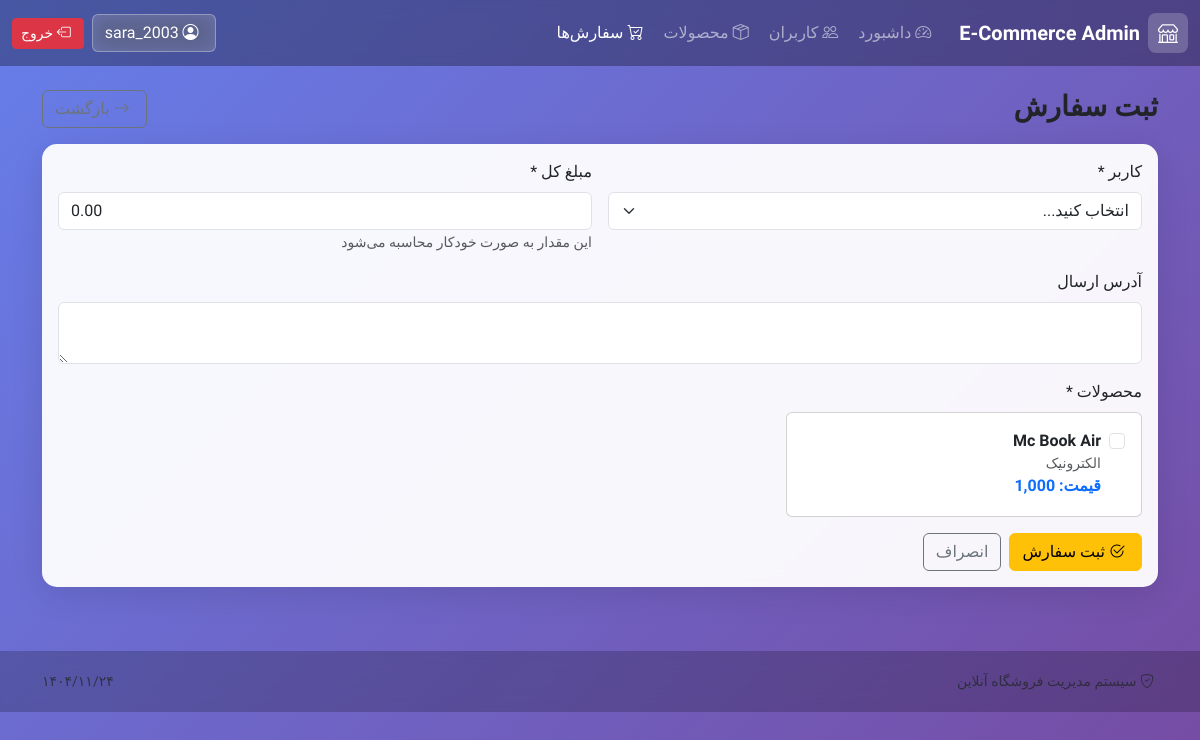
Before: /orders/add (signed in) with the older database file.
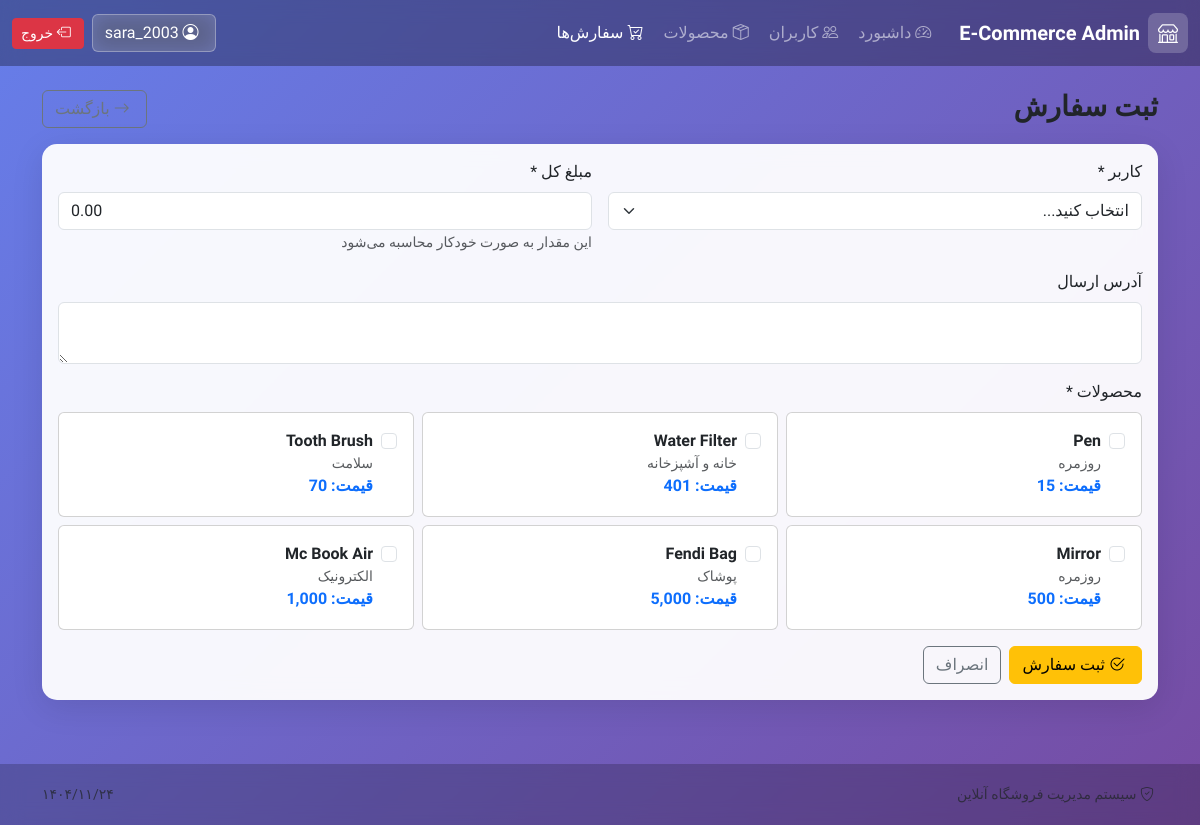
After: the same page with the newer database file.
### tables this page shows
CREATE TABLE product (
                    product_id INTEGER PRIMARY KEY AUTOINCREMENT,
                    name TEXT NOT NULL,
                    description TEXT,
                    price REAL NOT NULL CHECK (price >= 0),
                    stock_quantity INTEGER NOT NULL CHECK (stock_quantity >= 0) DEFAULT 0,
                    category TEXT NOT NULL,
                    image_url TEXT,
                    created_at TEXT NOT NULL DEFAULT CURRENT_TIMESTAMP
                );

### app.py (the view, shortened to what this page needs)
@app.route("/orders/add", methods=["GET", "POST"])
@login_required
def add_order():
    users_list = db.get_all_users(limit=500) if current_user.role == "admin" else []
    products_list = db.get_all_products(limit=500)
    return render_template("add_order.html", users=users_list, products=products_list)

### app.py (called while the page is built)
@app.context_processor
def inject_now():
    return {"now": datetime.now(), "current_date": datetime.now()}

### auth.py (called while the page is built)
@login_manager.user_loader
def load_user(user_id):
    return User.get(user_id)

    @staticmethod
    def get(user_id: int):
        try:
            user_id = int(user_id)
        except (TypeError, ValueError):
            return None
        try:
            user = db.execute(
                "SELECT user_id, username, email, full_name, role FROM user WHERE user_id = ?",
                (user_id,),
                fetchone=True,
            )
            if not user:
                return None
            return User(
                user_id=user["user_id"],
                username=user["username"],
                email=user["email"],
                full_name=user["full_name"],
                role=user["role"],
            )
        except Exception as e:
            print(f"Error loading user: {e}")
            return None

### database.py (called while the page is built)
    def get_connection(self):
        conn = sqlite3.connect(self.db_path)
        conn.row_factory = sqlite3.Row
        return conn

### templates/add_order.html (shortened to what this page needs)
{% extends "base.html" %}
{% block content %}
<div class="d-flex justify-content-between align-items-center mb-3">
  <div>
    <h3 class="fw-bold mb-1">ثبت سفارش</h3>
  </div>
  <a class="btn btn-outline-secondary" href="{{ url_for('orders') }}">
    <i class="bi bi-arrow-right ms-1"></i> بازگشت
  </a>
</div>
<div class="card app-card">
  <div class="card-body">
    <form method="POST" class="row g-3" id="orderForm">
      {% if current_user.role == 'admin' %}
      <div class="col-12 col-md-6">
        <label class="form-label">کاربر *</label>
        <select name="user_id" class="form-select" required>
          <option value="" disabled selected>انتخاب کنید...</option>
        </select>
      </div>
      <div class="col-12 col-md-6">
      {% else %}
      <div class="col-12">
      {% endif %}
        <label class="form-label">مبلغ کل *</label>
        <input name="total_amount" type="number" step="0.01" class="form-control" id="total_amount" required readonly>
        <small class="text-muted">این مقدار به صورت خودکار محاسبه می‌شود</small>
      </div>
      <div class="col-12">
        <label class="form-label">آدرس ارسال</label>
        <textarea name="shipping_address" class="form-control" rows="2"></textarea>
      </div>
      <div class="col-12">
        <label class="form-label">محصولات *</label>
        <div class="row g-2">
          {% for p in products %}
            <div class="col-12 col-md-6 col-lg-4">
              <div class="card">
                <div class="card-body">
                  <div class="form-check">
                    <input class="form-check-input product-checkbox" type="checkbox"
                           name="product_ids" value="{{ p.product_id }}"
                           data-price="{{ p.price }}">
                    <label class="form-check-label w-100">
                      <span class="fw-semibold">{{ p.name }}</span>
                      <span class="text-muted small d-block">{{ p.category }}</span>
                      <span class="text-primary fw-bold">قیمت: {{ "{:,.0f}".format(p.price|float) }}</span>
                    </label>
                  </div>
                </div>
              </div>
            </div>
          {% endfor %}
        </div>
      </div>
      <div class="col-12 d-flex gap-2">
        <button class="btn btn-warning">
          <i class="bi bi-check2-circle ms-1"></i> ثبت سفارش
        </button>
        <a class="btn btn-outline-secondary" href="{{ url_for('orders') }}">انصراف</a>
      </div>
    </form>
  </div>
</div>
{% endblock %}

Changed rows visible on the page:
added product: name "Pen", category "روزمره", price "15"
added product: name "Water Filter", category "خانه و آشپزخانه", price "401"
added product: name "Tooth Brush", category "سلامت", price "70"
added product: name "Mirror", category "روزمره", price "500"
added product: name "Fendi Bag", category "پوشاک", price "5,000"
